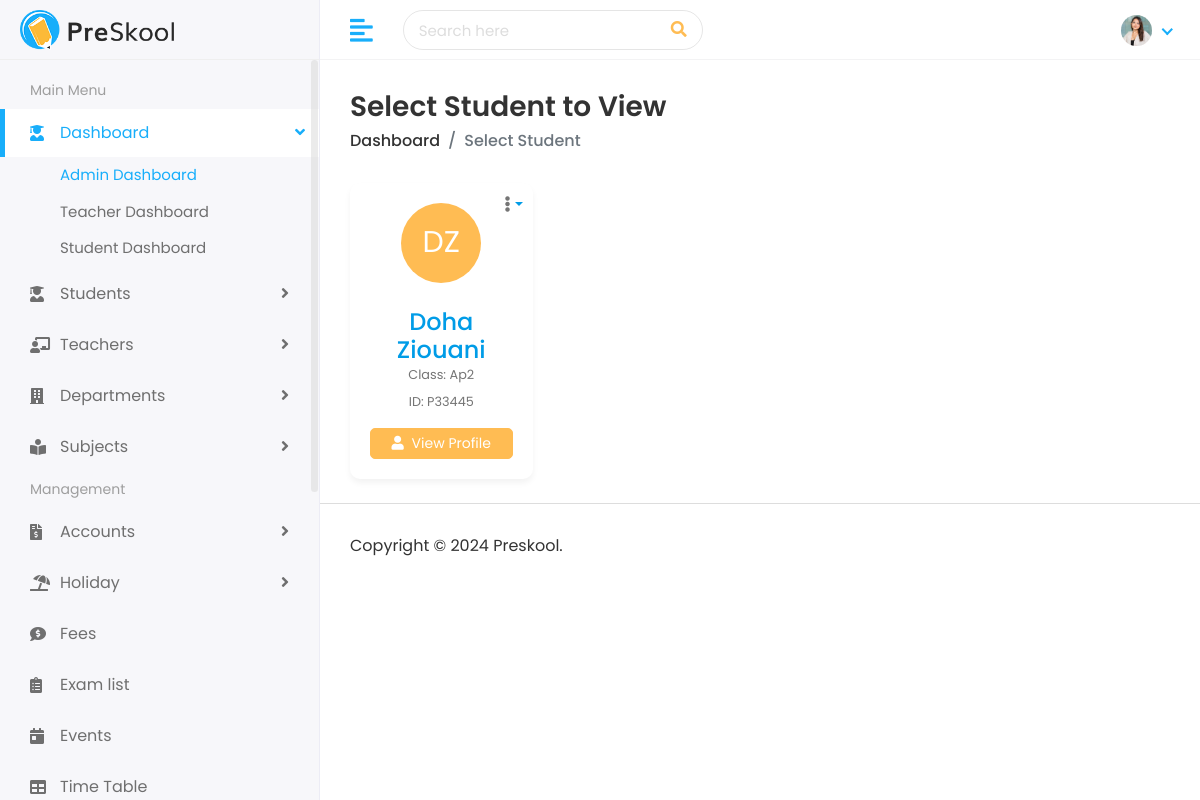
Page /student/view-generic/ (signed in) on the committed database.
### student/models.py (models this page shows, shortened)
class Student(models.Model):
    first_name = models.CharField(max_length=100)
    last_name = models.CharField(max_length=100)
    student_id = models.CharField(max_length=20)
    gender = models.CharField(max_length=10,
        choices=[('Male', 'Male'), ('Female', 'Female')])
    date_of_birth = models.DateField()
    student_class = models.CharField(max_length=50)
    joining_date = models.DateField()
    mobile_number = models.CharField(max_length=15)
    admission_number = models.CharField(max_length=20)
    section = models.CharField(max_length=10)
    student_image = models.ImageField(
        upload_to='students/', blank=True)
    parent = models.OneToOneField(
        Parent, on_delete=models.CASCADE)

### student/views.py (the view)
# urls.py: path('view-generic/', views.student_view_generic, name='student_view_generic'),
@role_required(['admin', 'teacher', 'student'])
def student_view_generic(request):
    students = Student.objects.all()
    return render(request, 'students/select_student.html', {'students': students, 'action': 'view'})

### templates/students/select_student.html (shortened to what this page needs)
{% extends 'Home/base.html' %}
{% load static %}
{% block body %}
<div class="page-wrapper">
    <div class="content container-fluid">
        <div class="page-header">
            <div class="row align-items-center">
                <div class="col">
                    <h3 class="page-title">Select Student to {{ action|title }}</h3>
                    <ul class="breadcrumb">
                        <li class="breadcrumb-item"><a href="{% url 'index' %}">Dashboard</a></li>
                        <li class="breadcrumb-item active">Select Student</li>
                    </ul>
                </div>
            </div>
        </div>
        <div class="row staff-grid-row">
            {% for student in students %}
            <div class="col-md-4 col-sm-6 col-12 col-lg-4 col-xl-3 mb-4">
                <div class="profile-widget d-flex flex-column h-100" style="background-color: #fff; padding: 20px; border-radius: 10px; box-shadow: 0 4px 6px rgba(0,0,0,0.05); text-align: center; position: relative;">
                    <div class="profile-img" style="margin-bottom: 15px;">
                        {% if student.student_image %}
                            <img class="avatar" src="{{ student.student_image.url }}" alt="Profile Photo" style="width: 80px; height: 80px; border-radius: 50%; object-fit: cover;">
                        {% else %}
                            <span class="avatar avatar-circle" style="width: 80px; height: 80px; border-radius: 50%; background-color: #ffbc53; color: white; display: inline-flex; align-items: center; justify-content: center; font-size: 30px;">
                                {{ student.first_name|make_list|first }}{{ student.last_name|make_list|first }}
                            </span>
                        {% endif %}
                    </div>
                    <div class="dropdown profile-action" style="position: absolute; right: 10px; top: 10px;">
                        <a href="javascript:void(0);" class="action-icon dropdown-toggle" data-toggle="dropdown" aria-expanded="false"><i class="fas fa-ellipsis-v text-muted"></i></a>
                    </div>
                    <h4 class="user-name m-t-10 mb-0 text-ellipsis"><a href="{% if action == 'edit' %}{% url 'edit_student' student.student_id %}{% else %}{% url 'view_student' student.student_id %}{% endif %}">{{ student.first_name }} {{ student.last_name }}</a></h4>
                    <div class="small text-muted mb-2">Class: {{ student.student_class }}</div>
                    <div class="small text-muted mb-3">ID: {{ student.student_id }}</div>
                    <a href="{% if action == 'edit' %}{% url 'edit_student' student.student_id %}{% else %}{% url 'view_student' student.student_id %}{% endif %}" class="btn {% if action == 'edit' %}btn-success{% else %}btn-primary{% endif %} btn-sm w-100 mt-auto" style="border-radius: 5px;">
                        {% if action == 'edit' %}<i class="fas fa-edit mr-1"></i> Edit Details{% else %}<i class="fas fa-user mr-1"></i> View Profile{% endif %}
                    </a>
                </div>
            </div>
            {% empty %}
            <div class="col-12 text-center">
                <h5>No students found in the database.</h5>
            </div>
            {% endfor %}
        </div>
    </div>
    <footer>
        <p>Copyright © 2024 Preskool.</p>
    </footer>
</div>
{% endblock %}

### static/assets/css/style.css (style rules this page uses)
html { height: 100%; }
body { background-color: #fff; color: #333; font-family: 'Poppins', sans-serif; font-size: 1rem; height: 100%; line-height: 1.5; overflow-x: hidden; }
h1, h2, h3, h4, h5, h6 { font-family: 'Poppins', sans-serif; margin-top: 0; }
ul, ol { padding: 0px; list-style: none; }
.m-t-10 { margin-top: 10px !important; }
.text-muted { color: #757575 !important; }
.btn-primary { background-color: #FFBC53; border: 1px solid #FFBC53; }
.avatar { position: relative; display: inline-block; width: 3rem; height: 3rem }
footer { padding: 1.875rem 1.875rem; border-top: 1px solid #ddd; }
footer p { margin: 0px; }
.page-wrapper { margin-left: 320px; padding-top: 60px; position: relative; transition: all 0.4s ease; }
.page-wrapper > .content { padding: 1.875rem 1.875rem 0; }
.page-header { margin-bottom: 1.875rem; }
.page-header .breadcrumb { background-color: transparent; color: #6c757d; font-size: 1rem; font-weight: 500; margin-bottom: 0; padding: 0; }
.page-header .breadcrumb a { color: #333; }
.page-title { font-size: 28px; font-weight: 600; color: #333; margin-bottom: 5px; }

### rows in the picture
Student: first_name|make_list "D", last_name|make_list "Z", first_name "Doha", last_name "Ziouani", student_class "Ap2", student_id "P33445"

### other values in the picture
{{ action|title }} "View"
